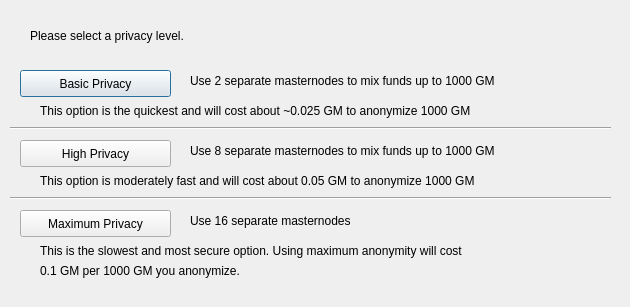
<?xml version="1.0" encoding="UTF-8"?>
<ui version="4.0">
 <class>DarksendConfig</class>
 <widget class="QDialog" name="DarksendConfig">
  <property name="geometry">
   <rect>
    <x>0</x>
    <y>0</y>
    <width>630</width>
    <height>307</height>
   </rect>
  </property>
  <property name="windowTitle">
   <string>Configure PrivateSend</string>
  </property>
  <widget class="QPushButton" name="buttonBasic">
   <property name="geometry">
    <rect>
     <x>20</x>
     <y>70</y>
     <width>151</width>
     <height>27</height>
    </rect>
   </property>
   <property name="text">
    <string>Basic Privacy</string>
   </property>
  </widget>
  <widget class="QPushButton" name="buttonHigh">
   <property name="geometry">
    <rect>
     <x>20</x>
     <y>140</y>
     <width>151</width>
     <height>27</height>
    </rect>
   </property>
   <property name="text">
    <string>High Privacy</string>
   </property>
  </widget>
  <widget class="QPushButton" name="buttonMax">
   <property name="geometry">
    <rect>
     <x>20</x>
     <y>210</y>
     <width>151</width>
     <height>27</height>
    </rect>
   </property>
   <property name="text">
    <string>Maximum Privacy</string>
   </property>
  </widget>
  <widget class="QLabel" name="label">
   <property name="geometry">
    <rect>
     <x>30</x>
     <y>20</y>
     <width>571</width>
     <height>31</height>
    </rect>
   </property>
   <property name="text">
    <string>Please select a privacy level.</string>
   </property>
  </widget>
  <widget class="QLabel" name="label_2">
   <property name="geometry">
    <rect>
     <x>190</x>
     <y>70</y>
     <width>421</width>
     <height>21</height>
    </rect>
   </property>
   <property name="text">
    <string>Use 2 separate masternodes to mix funds up to 1000 GM</string>
   </property>
  </widget>
  <widget class="QLabel" name="label_3">
   <property name="geometry">
    <rect>
     <x>190</x>
     <y>140</y>
     <width>411</width>
     <height>21</height>
    </rect>
   </property>
   <property name="text">
    <string>Use 8 separate masternodes to mix funds up to 1000 GM</string>
   </property>
  </widget>
  <widget class="QLabel" name="label_4">
   <property name="geometry">
    <rect>
     <x>190</x>
     <y>210</y>
     <width>421</width>
     <height>21</height>
    </rect>
   </property>
   <property name="text">
    <string>Use 16 separate masternodes</string>
   </property>
  </widget>
  <widget class="QLabel" name="label_6">
   <property name="geometry">
    <rect>
     <x>40</x>
     <y>100</y>
     <width>561</width>
     <height>21</height>
    </rect>
   </property>
   <property name="text">
    <string>This option is the quickest and will cost about ~0.025 GM to anonymize 1000 GM</string>
   </property>
  </widget>
  <widget class="QLabel" name="label_7">
   <property name="geometry">
    <rect>
     <x>40</x>
     <y>170</y>
     <width>561</width>
     <height>21</height>
    </rect>
   </property>
   <property name="text">
    <string>This option is moderately fast and will cost about 0.05 GM to anonymize 1000 GM</string>
   </property>
  </widget>
  <widget class="QLabel" name="label_8">
   <property name="geometry">
    <rect>
     <x>40</x>
     <y>240</y>
     <width>561</width>
     <height>21</height>
    </rect>
   </property>
   <property name="text">
    <string>This is the slowest and most secure option. Using maximum anonymity will cost</string>
   </property>
  </widget>
  <widget class="QLabel" name="label_9">
   <property name="geometry">
    <rect>
     <x>40</x>
     <y>260</y>
     <width>561</width>
     <height>21</height>
    </rect>
   </property>
   <property name="text">
    <string>0.1 GM per 1000 GM you anonymize.</string>
   </property>
  </widget>
  <widget class="Line" name="line">
   <property name="geometry">
    <rect>
     <x>10</x>
     <y>120</y>
     <width>601</width>
     <height>16</height>
    </rect>
   </property>
   <property name="orientation">
    <enum>Qt::Horizontal</enum>
   </property>
  </widget>
  <widget class="Line" name="line_2">
   <property name="geometry">
    <rect>
     <x>10</x>
     <y>190</y>
     <width>601</width>
     <height>16</height>
    </rect>
   </property>
   <property name="orientation">
    <enum>Qt::Horizontal</enum>
   </property>
  </widget>
 </widget>
 <resources/>
 <connections/>
</ui>
